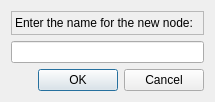
<ui version="4.0" >
 <class>Dialog</class>
 <widget class="QDialog" name="Dialog" >
  <property name="geometry" >
   <rect>
    <x>0</x>
    <y>0</y>
    <width>215</width>
    <height>102</height>
   </rect>
  </property>
  <property name="windowTitle" >
   <string>New Node</string>
  </property>
  <layout class="QVBoxLayout" >
   <item>
    <widget class="QLabel" name="label" >
     <property name="frameShape" >
      <enum>QFrame::StyledPanel</enum>
     </property>
     <property name="text" >
      <string>Enter the name for the new node:</string>
     </property>
    </widget>
   </item>
   <item>
    <widget class="QLineEdit" name="lineEdit" />
   </item>
   <item>
    <widget class="QDialogButtonBox" name="buttonBox" >
     <property name="orientation" >
      <enum>Qt::Horizontal</enum>
     </property>
     <property name="standardButtons" >
      <set>QDialogButtonBox::Cancel|QDialogButtonBox::NoButton|QDialogButtonBox::Ok</set>
     </property>
    </widget>
   </item>
  </layout>
 </widget>
 <resources/>
 <connections>
  <connection>
   <sender>buttonBox</sender>
   <signal>accepted()</signal>
   <receiver>Dialog</receiver>
   <slot>accept()</slot>
   <hints>
    <hint type="sourcelabel" >
     <x>248</x>
     <y>254</y>
    </hint>
    <hint type="destinationlabel" >
     <x>157</x>
     <y>274</y>
    </hint>
   </hints>
  </connection>
  <connection>
   <sender>buttonBox</sender>
   <signal>rejected()</signal>
   <receiver>Dialog</receiver>
   <slot>reject()</slot>
   <hints>
    <hint type="sourcelabel" >
     <x>316</x>
     <y>260</y>
    </hint>
    <hint type="destinationlabel" >
     <x>286</x>
     <y>274</y>
    </hint>
   </hints>
  </connection>
 </connections>
</ui>
